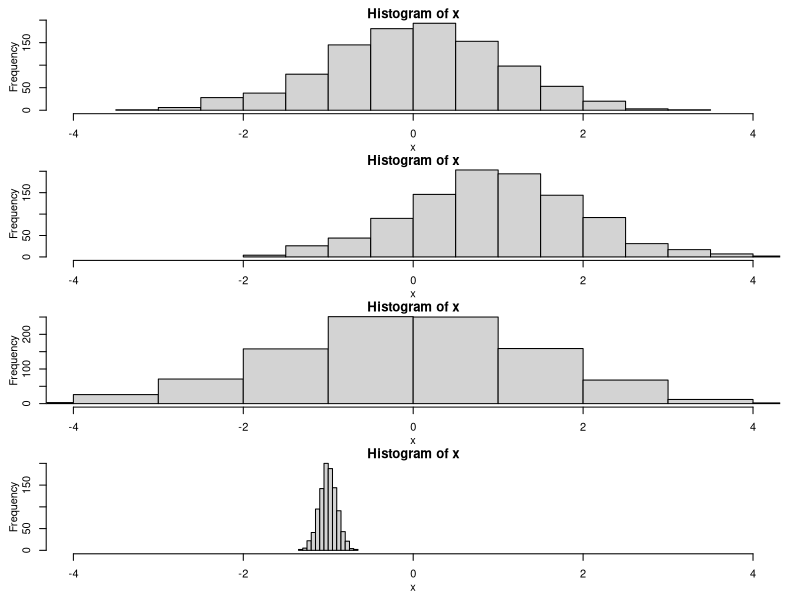
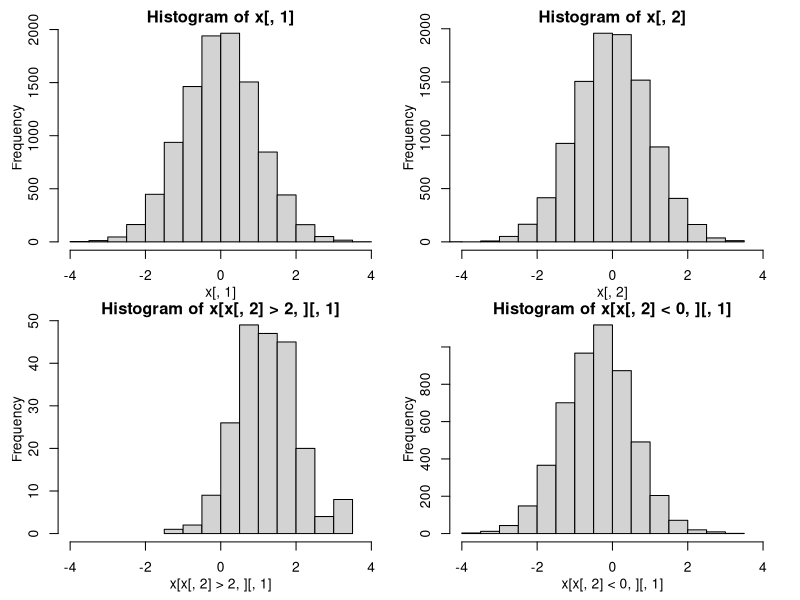

Write R code to recreate these figures, in order.
##################################################################################################
##bernoulli
##bernoulli distributions are of interest when we want to simulate dichotomous/binary random variables
##bernoulli distributions are weighted coins. simple! they only have one parameter: the proportion of heads/1s
##the bernoulli is a special case of the binomial distribution which is how we will invoke it
rbinom(1,1,.5) #note that we are calling "rbinom". the second parameter being fixed at 1 is what makes it the special case of the bernoulli distribution
rbinom(10,1,.5) #the first parameter is the number of coin tosses we want
rbinom(100,1,.95) #the last parameter is the proportion of observations that should be 1s

##binary outcomes can be both predictors and outcomes. when the latter, they typically get modeled using logistic regression. we'll do that below.

##################################################################################################
##multinomial
##the multinomial distribution is more complicated. it will generate outcomes in different categories. for our purposes, the distribution has one vector-valued parameter: the proportion of responses in each category. 
rmultinom(1,1,rep(1,4)/4) #we'll start by simulating data wherein an observation can be in one of four groups. for the moment, we equally weight the groups. ignore the first two numbers in this line
rmultinom(10,1,rep(1,4)/4) #we can take repeated observations
rmultinom(10,1,c(3/4,c(.25,.25,.25)/3)) #we can also have uneven weights

##QQ. Can you write a function that will take the object returned by a call to rmultinom and convert it from the matrix with 1s/0s to a vector telling us which row the 1 was in (where we are depending on the second argument in the call to rmultinom being 1)?

##multinomial random variables can be modeled as outcomes, but we'll largely focus on using them to assign, for example, a student to a class (i.e., a student is in a certain group)

##################################################################################################
##normal
rnorm(1,mean=0,sd=1) #hopefully this is starting to look somewhat familiar. 
#you should have a lot of intuition about this. for example, this should all be ok by you
par(mfrow=c(4,1),mgp=c(2,1,0),mar=c(3,3,1,1),oma=rep(.5,4))
x<-rnorm(1000)
hist(x,xlim=c(-4,4))
x<-rnorm(1000,mean=1)
hist(x,xlim=c(-4,4))
x<-rnorm(1000,sd=1.5)
hist(x,xlim=c(-4,4))
x<-rnorm(1000,mean=-1,sd=.1)
hist(x,xlim=c(-4,4))

##one thing we'll do frequently is draw from the multivariate normal.
##we can use this to simulate, for example, two normally distributed variables with a certain correlation
##let's look at how this works.
library(MASS)
x<-mvrnorm(10000,mu=c(0,0), #mu is the the center of the bivariate normal
           Sigma=matrix(c(1,.5,.5,1),2,2) #this is the variance-covariance matrix
           )
cor(x)
par(mfrow=c(2,2),mgp=c(2,1,0),mar=c(3,3,1,1),oma=rep(.5,4))
hist(x[,1],xlim=c(-4,4))
hist(x[,2],xlim=c(-4,4))
hist(x[x[,2]>2,][,1],xlim=c(-4,4)) #this is just the x1 values where x2>2. what do you expect it to look like?
hist(x[x[,2]<0,][,1],xlim=c(-4,4)) 

##################################################################################################
##now let's put a few things together to see some basic regression examples based on drawing from distributions
x<-rnorm(10000) #this will be the independent variable

##let's first consider how we can use x to generate a continuous outcome using the standard linear model
b<-1
err.var<-1
y<-b*x+rnorm(length(x),mean=0,sd=err.var)
lm(y~x)

##QQ. Can you generate a binary variable x and use it to produce a continuous outcome y as above. How are x and the outcome correlated? Can you control the level of correlation? 
##QQ. Can you generate a categorical variable x (using rmultinom) and use it to produce a continuous outcome? What is different in this case relative to the case of binary x?
